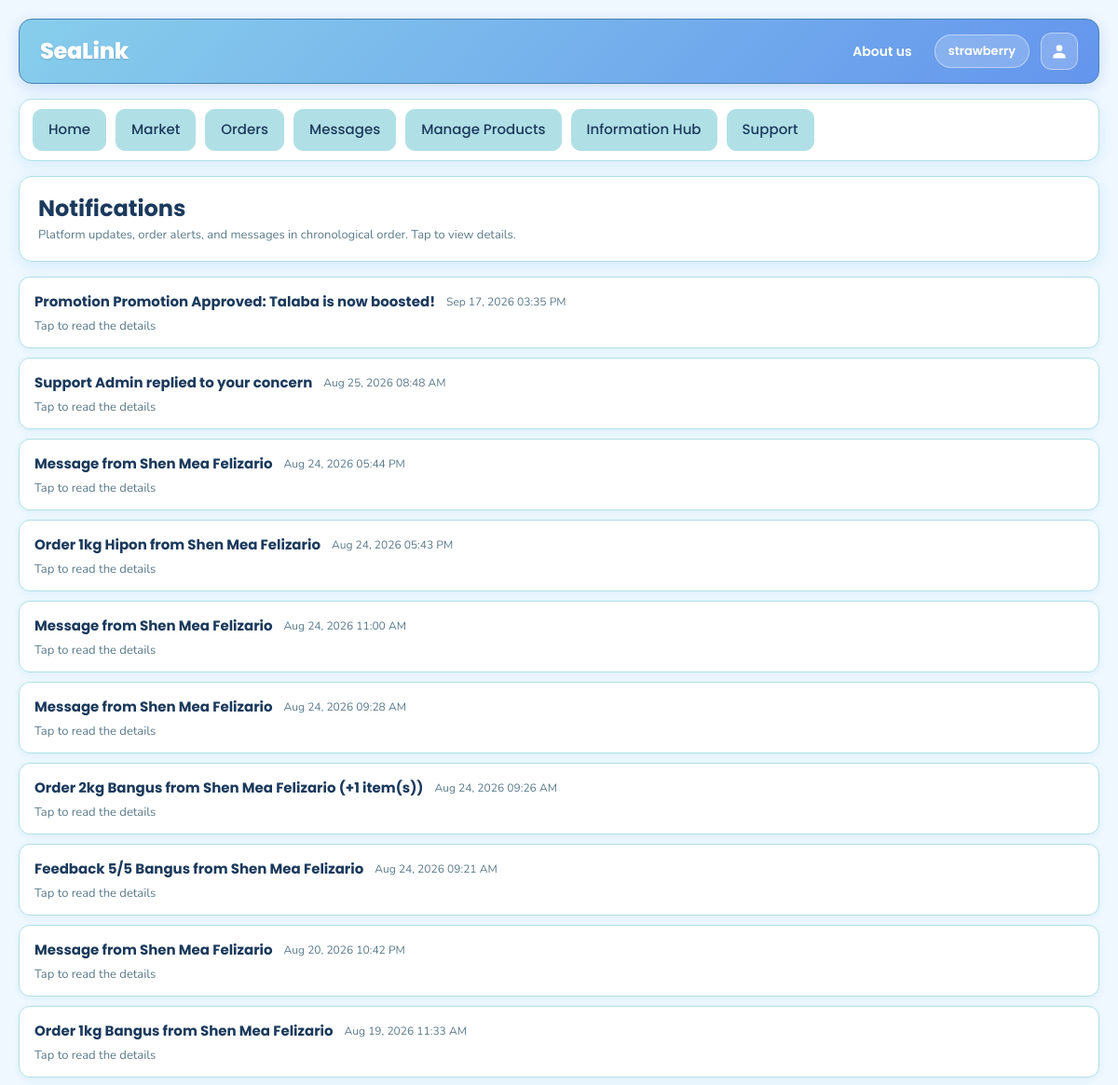
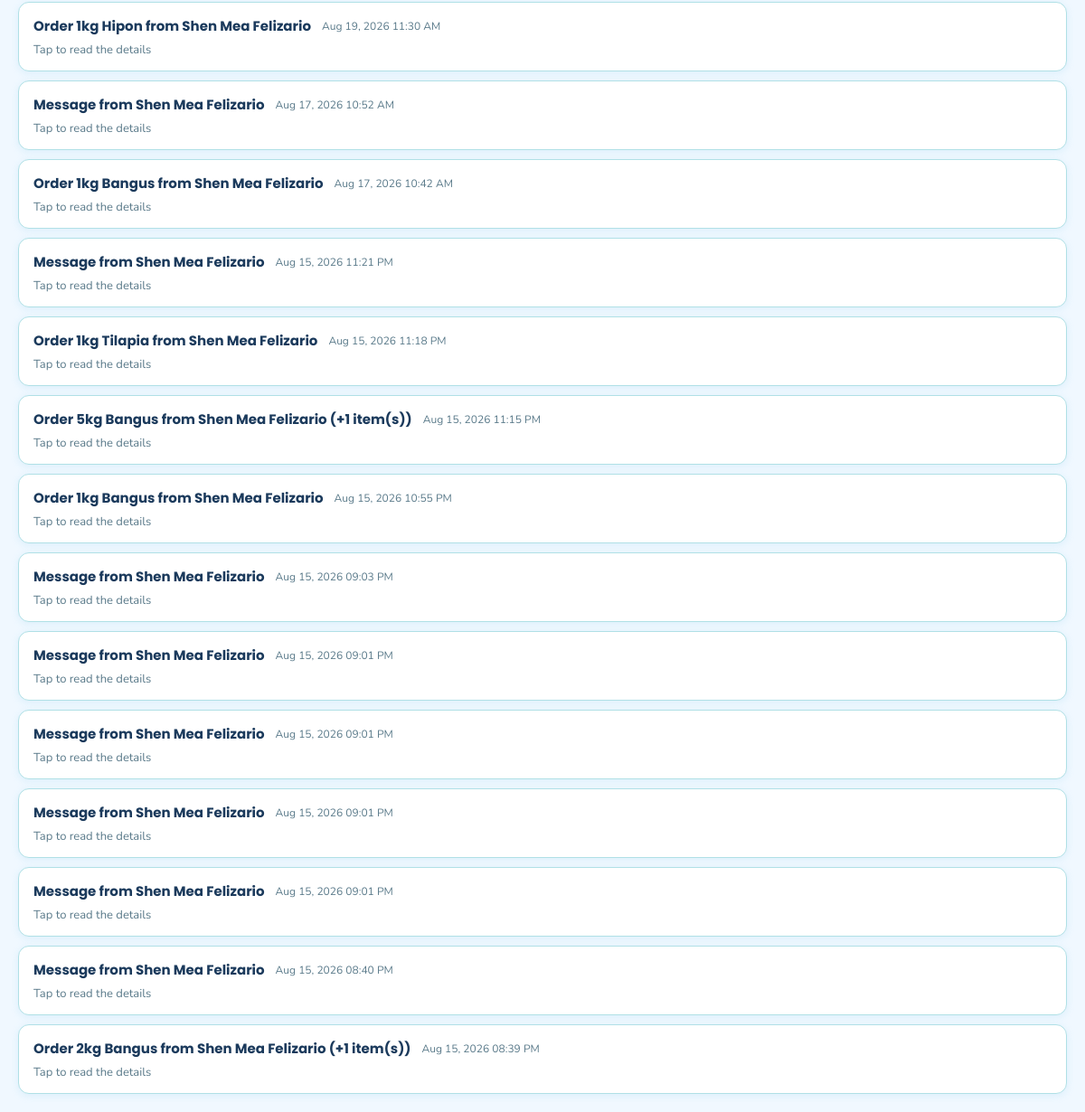
Screenshot of /notifications/index.php (signed in) with the database file from the repository (2 pictures, top to bottom).
### tables this page shows
CREATE TABLE `message_tbl` (
  `message_id` int(11) NOT NULL,
  `buyer_id` int(11) NOT NULL,
  `farmer_id` int(11) NOT NULL,
  `sender_type` enum('Farmer','Buyer') NOT NULL,
  `content` text NOT NULL,
  `sent_at` datetime NOT NULL DEFAULT current_timestamp()
);

### includes/functions.php (called while the page is built, shortened)
<?php
if (!function_exists('e')) {
    function e($text)
    {
        return htmlspecialchars((string)$text, ENT_QUOTES, 'UTF-8');
    }
}

### notifications/index.php (the view, shortened to what this page needs)
<?php
require_once __DIR__ . '/../config/db.php';
require_once __DIR__ . '/../includes/functions.php';
require_once __DIR__ . '/../includes/layout_top.php';
$role    = $_SESSION['user_role'] ?? '';
$user_id = (int)($_SESSION['user_id'] ?? 0);
$items = [];
function push_item(array &$items, $ts, $type, $title, $body): void
{
  $items[] = [
    'ts'    => (string)$ts,
    'type'  => (string)$type,
    'title' => (string)$title,
    'body'  => (string)$body,
  ];
}
function safe_int($v): int { return (int)$v; }
function safe_float($v): float { return (float)$v; }
if ($role === 'farmer') {
  $stmt = mysqli_prepare($conn, "
    SELECT
      o.order_id,
      o.order_date AS ts,
      o.order_status,
      o.total_amount,
      b.full_name AS buyer_name,
      COALESCE(ps.total_qty, 0) AS total_qty,
      COALESCE(ps.first_product, 'Product') AS first_product,
      COALESCE(ps.item_count, 0) AS item_count
    FROM order_tbl o
    JOIN buyer_tbl b ON b.buyer_id = o.buyer_id
    LEFT JOIN (
      SELECT
        oi.order_id,
        SUM(oi.quantity) AS total_qty,
        SUBSTRING_INDEX(GROUP_CONCAT(p.name ORDER BY p.name SEPARATOR ', '), ', ', 1) AS first_product,
        COUNT(*) AS item_count
      FROM order_item_tbl oi
      JOIN product_tbl p ON p.product_id = oi.product_id
      GROUP BY oi.order_id
    ) ps ON ps.order_id = o.order_id
    WHERE o.farmer_id = ?
    ORDER BY o.order_date DESC
    LIMIT 60
  ");
  mysqli_stmt_bind_param($stmt, "i", $user_id);
  mysqli_stmt_execute($stmt);
  $res = mysqli_stmt_get_result($stmt);
  while ($r = mysqli_fetch_assoc($res)) {
    $qty = safe_int($r['total_qty']);
    $product = (string)$r['first_product'];
    $buyer = (string)$r['buyer_name'];
    $item_count = safe_int($r['item_count']);
    $extra = ($item_count > 1) ? (" (+" . ($item_count - 1) . " item(s))") : "";
    $title = "{$qty}kg {$product} from {$buyer}{$extra}";
    $body = "Status: " . $r['order_status'] . "\n"
          . "Buyer: " . $buyer . "\n"
          . "Items: " . $item_count . "\n"
          . "Total: ₱" . number_format(safe_float($r['total_amount']), 2);
    push_item($items, $r['ts'], 'Order', $title, $body);
  }
  $stmt = mysqli_prepare($conn, "
    SELECT
      m.sent_at AS ts,
      b.full_name AS buyer_name,
      m.content
    FROM message_tbl m
    JOIN buyer_tbl b ON b.buyer_id = m.buyer_id
    WHERE m.farmer_id = ? AND m.sender_type = 'Buyer'
    ORDER BY m.sent_at DESC
    LIMIT 80
  ");
  mysqli_stmt_bind_param($stmt, "i", $user_id);
  mysqli_stmt_execute($stmt);
  $res = mysqli_stmt_get_result($stmt);
  while ($r = mysqli_fetch_assoc($res)) {
    $name = (string)$r['buyer_name'];
    $title = "from {$name}";
    $body  = (string)$r['content'];
    push_item($items, $r['ts'], 'Message', $title, $body);
  }
  $stmt = mysqli_prepare($conn, "
    SELECT
      updated_at AS ts,
      status,
      admin_reply
    FROM admin_support_tbl
    WHERE farmer_id = ?
      AND admin_reply IS NOT NULL AND admin_reply <> ''
    ORDER BY updated_at DESC
    LIMIT 80
  ");
  mysqli_stmt_bind_param($stmt, "i", $user_id);
  mysqli_stmt_execute($stmt);
  $res = mysqli_stmt_get_result($stmt);
  while ($r = mysqli_fetch_assoc($res)) {
    $title = "Admin replied to your concern";
    $body  = "Status: " . $r['status'] . "\n\n" . $r['admin_reply'];
    push_item($items, $r['ts'], 'Support', $title, $body);
  }
  $stmt = mysqli_prepare($conn, "
    SELECT
      f.created_at AS ts,
      f.rating,
      f.comment,
      b.full_name AS buyer_name,
      p.name AS product_name
    FROM feedback_tbl f
    JOIN buyer_tbl b ON b.buyer_id = f.buyer_id
    JOIN product_tbl p ON p.product_id = f.product_id
    WHERE p.farmer_id = ?
    ORDER BY f.created_at DESC
    LIMIT 80
  ");
  mysqli_stmt_bind_param($stmt, "i", $user_id);
  mysqli_stmt_execute($stmt);
  $res = mysqli_stmt_get_result($stmt);
  while ($r = mysqli_fetch_assoc($res)) {
    $rating = safe_int($r['rating']);
    $product = (string)$r['product_name'];
    $buyer = (string)$r['buyer_name'];
    $title = "{$rating}/5 {$product} from {$buyer}";
    $body  = "Product: {$product}\n"
           . "Buyer: {$buyer}\n"
           . "Rating: {$rating}/5\n\n"
           . (string)$r['comment'];
    push_item($items, $r['ts'], 'Feedback', $title, $body);
  }
  $stmt = mysqli_prepare($conn, "
    SELECT
      b.boost_id,
      COALESCE(b.approved_at, b.created_at) AS ts,
      b.status,
      b.duration_days,
      b.promotion_plan,
      b.expires_at,
      p.name AS product_name
    FROM product_boost_tbl b
    JOIN product_tbl p ON p.product_id = b.product_id
    WHERE b.farmer_id = ?
    ORDER BY b.created_at DESC
    LIMIT 60
  ");
  mysqli_stmt_bind_param($stmt, "i", $user_id);
  mysqli_stmt_execute($stmt);
  $res = mysqli_stmt_get_result($stmt);
  while ($r = mysqli_fetch_assoc($res)) {
    $pname = (string)$r['product_name'];
    $st = (string)$r['status'];
    $dur = !empty($r['promotion_plan']) ? $r['promotion_plan'] : ($r['duration_days'] . ' Days');
    if ($st === 'Active') {
      $title = "Promotion Approved: {$pname} is now boosted!";
      $body = "Your {$dur} promotion for {$pname} is active!\n\n"
            . "It is now featured in the Home carousel and pinned to the top row of Market search.\n"
            . "Active until: " . date('M d, Y h:i A', strtotime($r['expires_at']));
      push_item($items, $r['ts'], 'Promotion', $title, $body);
    } elseif ($st === 'Rejected') {
      $title = "Promotion Request Declined: {$pname}";
      $body = "Your promotion request for {$pname} could not be approved. Please check your GCash payment slip and re-submit in Manage Products.";
      push_item($items, $r['ts'], 'Promotion', $title, $body);
    }
  }
}
usort($items, function($a, $b) {
  return strcmp($b['ts'], $a['ts']);
});
?>
<main class="dashboard-content">
  <div class="section-card" style="margin-bottom:16px;">
    <h1 style="margin:0; font-size:24px;">Notifications</h1>
    <div class="small-muted" style="margin-top:4px;">Platform updates, order alerts, and messages in chronological order. Tap to view details.</div>
  </div>
  <div class="notif-list">
    <?php foreach ($items as $n) {
      $nid = sha1(($n['type'] ?? '') . '|' . ($n['title'] ?? '') . '|' . ($n['ts'] ?? ''));
      $line = trim($n['type'] . ' ' . $n['title']);
      $formatted_time = !empty($n['ts']) ? date('M d, Y h:i A', strtotime($n['ts'])) : '';
    ?>
      <button type="button"
        class="notif-item"
        data-notif-id="<?php echo e($nid); ?>"
        data-notif-type="<?php echo e($n['type']); ?>"
        data-notif-title="<?php echo e($n['title']); ?>"
        data-notif-body="<?php echo e($n['body']); ?>"
        data-notif-ts="<?php echo e($n['ts']); ?>"
        onclick="openNotificationModal(this)">
        <div class="notif-top">
          <div class="notif-title"><?php echo e($line); ?></div>
          <div class="notif-time"><?php echo e($formatted_time); ?></div>
        </div>
        <div class="notif-preview">Tap to read the details</div>
      </button>
    <?php } ?>
  </div>
</main>
<?php require_once __DIR__ . '/../includes/layout_bottom.php'; ?>

### assets/css/base.css (style rules this page uses)
* { margin: 0; padding: 0; box-sizing: border-box; }
:root { --bg: #F0F8FF; --bg-alt: #E0FFFF; --surface: #FFFFFF; --primary: #6495ED; --primary-hover: #4a7bd4; --sky-blue: #87CEEB; --light-sky-blue: #87CEFA; --powder-blue: #B0E0E6; --steel-blue: #4682B4; --dark-navy: #1B3A5C; --ocean-blue: #2E86AB; --deep-cerulean: #1B6CA8; --cadet-blue: #5F9EA0; --dark-sky-blue: #4C7A96; --beau-blue: #BCD4E6; --light-steel-blue: #B0C4DE; --gray-blue: #5A7A8A; --text: #1B3A5C; --text-dark: #152525; --text-white: #FFFFFF; --muted: #5A7A8A; --border: #B0E0E6; --border-light: #E0FFFF; --border-subtle: #F0F8FF; --card-shadow: 0 4px 16px rgba(135, 206, 235, 0.30); --card-shadow-hover:0 8px 24px rgba(100, 149, 237, 0.35); --widget-shadow: 0 6px 18px rgba(70, 130, 180, 0.20); --focus-glow: 0 0 0 3px rgba(100, 149, 237, 0.35); --font-primary: 'Poppins', sans-serif; --font-secondary: 'Nunito', sans-serif; }
body { font-family: var(--font-secondary); background-color: var(--bg); color: var(--text); line-height: 1.5; font-size: 16px; -webkit-font-smoothing: antialiased; -moz-osx-font-smoothing: grayscale; overflow-x: hidden; }
h1, h2, h3, h4, h5, h6 { font-family: var(--font-primary); color: var(--text); line-height: 1.3; overflow-wrap: break-word; word-wrap: break-word; }
h1, .page-title { font-size: 28px; font-weight: 700; margin-bottom: 8px; }
small, .small-muted, .caption { font-family: var(--font-secondary); font-size: 13px; font-weight: 400; color: var(--muted); }

### assets/css/components.css (style rules this page uses)
.section-card { background: var(--surface); border: 1px solid var(--border); border-radius: 14px; padding: 18px 20px; margin-top: 16px; box-shadow: var(--card-shadow); }
.notif-list { display: flex; flex-direction: column; gap: 10px; margin-top: 12px; }
button.notif-item, .notif-item { width: 100%; text-align: left; border: 1px solid var(--border); background: var(--surface); border-radius: 12px; padding: 14px 16px; cursor: pointer; box-shadow: 0 2px 8px rgba(135, 206, 235, 0.20); transition: all 0.18s ease; display: flex; flex-direction: column; gap: 6px; box-sizing: border-box; }
.notif-top { display: flex; justify-content: space-between; gap: 12px; flex-wrap: wrap; align-items: center; }
.notif-title { margin: 0; font-family: var(--font-primary); font-weight: 700; font-size: 15px; color: var(--text); }
.notif-time { font-family: var(--font-secondary); color: var(--muted); font-size: 12px; white-space: nowrap; }
.notif-preview { color: var(--muted); font-family: var(--font-secondary); font-size: 13px; }

### rows the page displays
message_tbl: line "Message from Shen Mea Felizario", sent_at "Aug 24, 2026 05:44 PM"
message_tbl: line "Message from Shen Mea Felizario", sent_at "Aug 24, 2026 11:00 AM"
message_tbl: line "Message from Shen Mea Felizario", sent_at "Aug 24, 2026 09:28 AM"
message_tbl: line "Message from Shen Mea Felizario", sent_at "Aug 20, 2026 10:42 PM"
message_tbl: line "Message from Shen Mea Felizario", sent_at "Aug 17, 2026 10:52 AM"
message_tbl: line "Message from Shen Mea Felizario", sent_at "Aug 15, 2026 11:21 PM"
message_tbl: line "Message from Shen Mea Felizario", sent_at "Aug 15, 2026 09:03 PM"
message_tbl: line "Message from Shen Mea Felizario", sent_at "Aug 15, 2026 09:01 PM"
message_tbl: line "Message from Shen Mea Felizario", sent_at "Aug 15, 2026 09:01 PM"
message_tbl: line "Message from Shen Mea Felizario", sent_at "Aug 15, 2026 09:01 PM"
message_tbl: line "Message from Shen Mea Felizario", sent_at "Aug 15, 2026 09:01 PM"
message_tbl: line "Message from Shen Mea Felizario", sent_at "Aug 15, 2026 08:40 PM"

### other values shown
$app_name "SeaLink"
$_SESSION['username'] "strawberry"
$line "Promotion Promotion Approved: Talaba is now boosted!"
$formatted_time "Sep 17, 2026 03:35 PM"
$line "Support Admin replied to your concern"
$formatted_time "Aug 25, 2026 08:48 AM"
$line "Order 1kg Hipon from Shen Mea Felizario"
$formatted_time "Aug 24, 2026 05:43 PM"
$line "Order 2kg Bangus from Shen Mea Felizario (+1 item(s))"
$formatted_time "Aug 24, 2026 09:26 AM"
$line "Feedback 5/5 Bangus from Shen Mea Felizario"
$formatted_time "Aug 24, 2026 09:21 AM"
$line "Order 1kg Bangus from Shen Mea Felizario"
$formatted_time "Aug 19, 2026 11:33 AM"
$formatted_time "Aug 19, 2026 11:30 AM"
